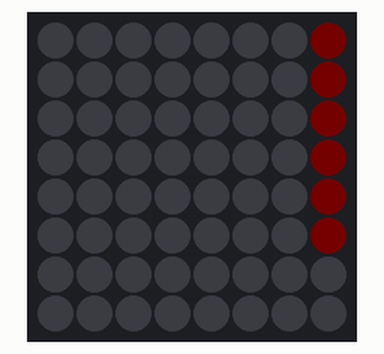
The sketch below on a simulated ESP32-S3. Shown: 8×8 RGB LED matrix (first LED top left, wired row by row). Dim RGB values are drawn brighter than linear; what the sketch prints to the serial monitor is not drawn.

Above: at 1.15 s.
At 5.86 s:
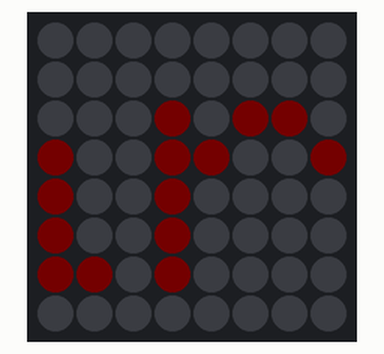
At 10.77 s:
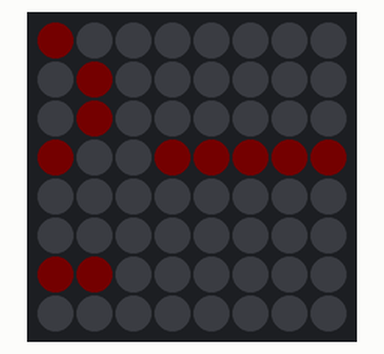
At 20.49 s:
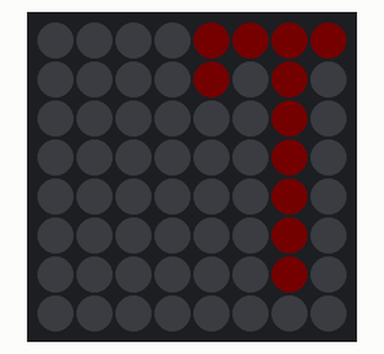
At 30.21 s:
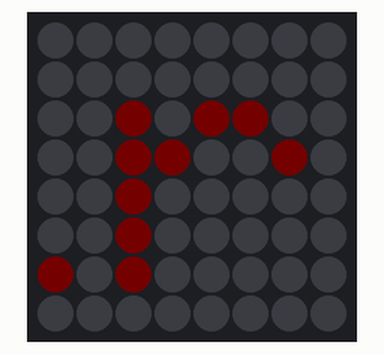
At 39.94 s:
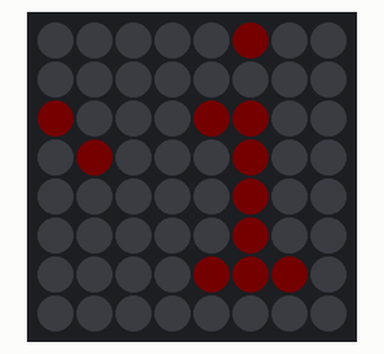

The sketch:

Font_1.ino
```cpp
#include "WS_Flow.h"

// English: Please note that the brightness of the lamp bead should not be too high, which can easily cause the temperature of the board to rise rapidly, thus damaging the board !!!
// Chinese: 请注意，灯珠亮度不要太高，容易导致板子温度急速上升，从而损坏板子!!!
char Text[] ="Waveshare ESP32-S3-Matrix Text Testing!";
void setup()
{
  // USB CDC有効化（ESP32-S3用）
  Serial.begin(115200);
  while(!Serial) { delay(10); } // USB接続を待機
  delay(1000);
  Serial.println("Starting ESP32-S3 Matrix BLE...");
  Serial.println("HELLOWORLD");
  Matrix_Init();

}
void loop() {

  Text_Flow(Text);
  delay(100);
}
```

WS_Flow.cpp
```cpp
#include "WS_Flow.h"


Adafruit_NeoMatrix Matrix = Adafruit_NeoMatrix(8, 8, RGB_Control_PIN,
  NEO_MATRIX_TOP     + NEO_MATRIX_RIGHT +
  NEO_MATRIX_COLUMNS + NEO_MATRIX_PROGRESSIVE,
  NEO_GRB            + NEO_KHZ800);

int MatrixWidth = 0;
const uint16_t colors[] = {
  Matrix.Color(255, 0, 0), Matrix.Color(0, 255, 0), Matrix.Color(0, 0, 255) };

int getCharWidth(char c) {
  if (c == 'i' || c == 'l' || c == '!' || c == '.') {
    return 3;
  // } else if (c == 'm' || c == 'w') {
  //   return 7;
  } else {
    return 5;
  }
}
int getStringWidth(const char* str) {
  int width = 0;
  int length = strlen(str);
  // printf("%d\r\n",length); // noisy debug disabled
  for (int i = 0; i < length; i++) {
    width += getCharWidth(str[i]);
    width += 1;
  }
  // printf("%d\r\n",width); // noisy debug disabled
  return width;
}
void Matrix_Init() {
  Matrix.begin();
  Matrix.setTextWrap(false);

  // English: Please note that the brightness of the lamp bead should not be too high, which can easily cause the temperature of the board to rise rapidly, thus damaging the board !!!
  // Chinese: 请注意，灯珠亮度不要太高，容易导致板子温度急速上升，从而损坏板子!!!
  Matrix.setBrightness(1);           // set brightness
  Matrix.setTextColor(colors[0]);
  MatrixWidth   = Matrix.width();
}
void Text_Flow(char* Text) {
  int textWidth   = getStringWidth(Text);
  Matrix.fillScreen(0);
  Matrix.setCursor(MatrixWidth, 0);
  Matrix.print(F(Text));
  if (--MatrixWidth < -textWidth) {
    MatrixWidth = Matrix.width();
  }
  Matrix.show();
}
```

WS_Flow.h
```cpp
#ifndef _WS_Flow_H_
#define _WS_Flow_H_

#include <Adafruit_GFX.h>
#include <Adafruit_NeoMatrix.h>
#include <Adafruit_NeoPixel.h>

#define RGB_Control_PIN   14

int getCharWidth(char c);
int getStringWidth(const char* str);
void Text_Flow(char* Text);
void Matrix_Init();
#endif
```
